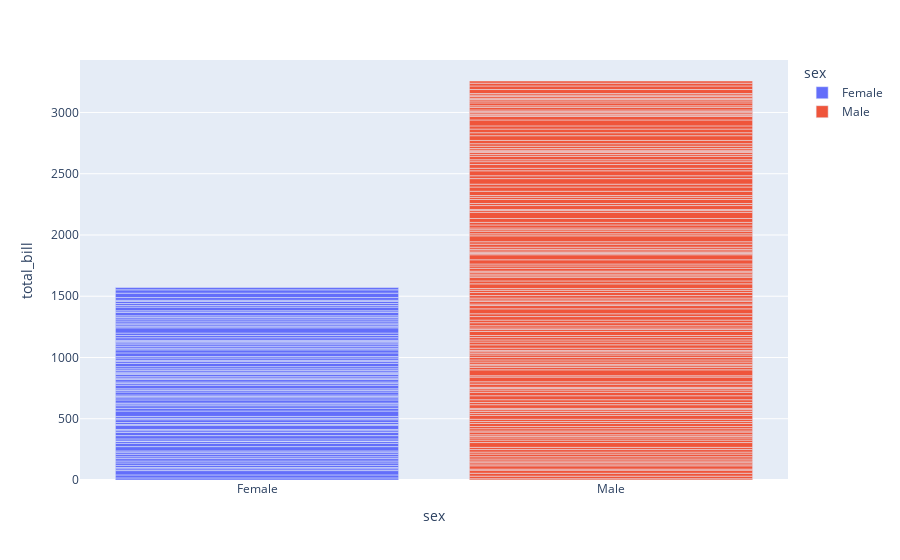

Notebook cell for this chart:
### Code cell
px.bar(tips, x="sex", y="total_bill", color='sex')

### Figure 1 — Plotly figure (JSON) as saved in the notebook; plotly's stock layout.template omitted (floating-point values rounded to 4 significant figures; data arrays with more than 128 entries replaced by an {"elided": "..."} marker saying what was removed)
{"data": [{"alignmentgroup": "True", "hovertemplate": "sex=%{x}<br>total_bill=%{y}<extra></extra>", "legendgroup": "Female", "marker": {"color": "#636efa", "pattern": {"shape": ""}}, "name": "Female", "offsetgroup": "Female", "orientation": "v", "showlegend": true, "textposition": "auto", "type": "bar", "x": ["Female", "Female", "Female", "Female", "Female", "Female", "Female", "Female", "Female", "Female", "Female", "Female", "Female", "Female", "Female", "Female", "Female", "Female", "Female", "Female", "Female", "Female", "Female", "Female", "Female", "Female", "Female", "Female", "Female", "Female", "Female", "Female", "Female", "Female", "Female", "Female", "Female", "Female", "Female", "Female", "Female", "Female", "Female", "Female", "Female", "Female", "Female", "Female", "Female", "Female", "Female", "Female", "Female", "Female", "Female", "Female", "Female", "Female", "Female", "Female", "Female", "Female", "Female", "Female", "Female", "Female", "Female", "Female", "Female", "Female", "Female", "Female", "Female", "Female", "Female", "Female", "Female", "Female", "Female", "Female", "Female", "Female", "Female", "Female", "Female", "Female", "Female"], "xaxis": "x", "y": [16.99, 24.59, 35.26, 14.83, 10.33, 16.97, 20.29, 15.77, 19.65, 15.06, 20.69, 16.93, 10.29, 34.81, 26.41, 16.45, 3.07, 17.07, 26.86, 25.28, 14.73, 10.07, 34.83, 5.75, 16.32, 22.75, 11.35, 15.38, 44.3, 22.42, 20.92, 14.31, 7.25, 25.71, 17.31, 10.65, 12.43, 24.08, 13.42, 12.48, 29.8, 14.52, 11.38, 20.27, 11.17, 12.26, 18.26, 8.51, 10.33, 14.15, 13.16, 17.47, 27.05, 16.43, 8.35, 18.64, 11.87, 29.85, 25, 13.39, 16.21, 17.51, 10.59, 10.63, 9.6, 20.9, 18.15, 19.81, 43.11, 13, 12.74, 13, 16.4, 16.47, 12.76, 13.27, 28.17, 12.9, 30.14, 13.42, 15.98, 16.27, 10.09, 22.12, 35.83, 27.18, 18.78], "yaxis": "y"}, {"alignmentgroup": "True", "hovertemplate": "sex=%{x}<br>total_bill=%{y}<extra></extra>", "legendgroup": "Male", "marker": {"color": "#EF553B", "pattern": {"shape": ""}}, "name": "Male", "offsetgroup": "Male", "orientation": "v", "showlegend": true, "textposition": "auto", "type": "bar", "x": {"elided": "157 str values"}, "xaxis": "x", "y": {"elided": "157 float values"}, "yaxis": "y"}], "layout": {"autosize": true, "barmode": "relative", "legend": {"title": {"text": "sex"}, "tracegroupgap": 0}, "margin": {"t": 60}, "xaxis": {"anchor": "y", "autorange": true, "categoryarray": ["Female", "Male"], "categoryorder": "array", "domain": [0, 1], "range": [-0.5, 1.5], "title": {"text": "sex"}, "type": "category"}, "yaxis": {"anchor": "x", "autorange": true, "domain": [0, 1], "range": [0, 3428.0], "title": {"text": "total_bill"}, "type": "linear"}}}
